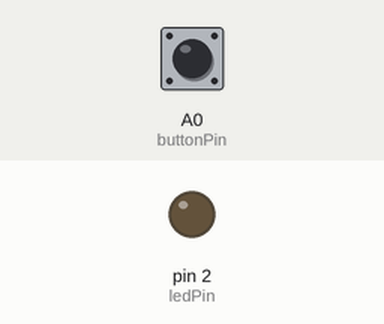
Recording of a sketch running on a simulated Arduino Uno, built with avr-gcc and run on an emulated ATmega328P. Shown: output pins drawn as LEDs (lit = HIGH). The inputs (shaded band) are chosen by the test bench; at power-on: A0 (buttonPin) HIGH.

Above: at 1.2 s.
1.3 s: A0 (buttonPin) pulled LOW for 0.15 s
At 1.37 s:
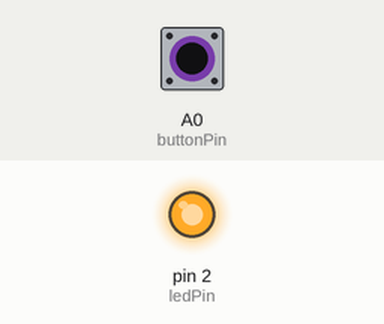
2.9 s: A0 (buttonPin) pulled LOW for 3.2 s
At 7.3 s:
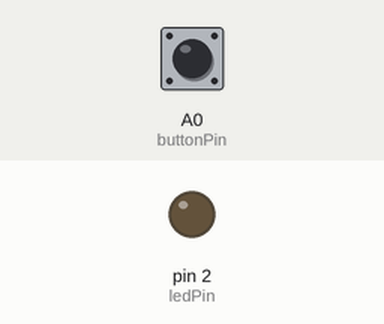
Timing chart, 0 to 8.8 s (numbered marks = the images above; inputs shaded):
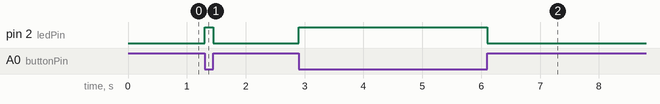

The sketch:

limitswitch.ino
```cpp
//
// FaBo Brick Sample
//
// brick_analog_limitswitch
//

#define buttonPin A0 // リミットスイッチピン
#define ledPin 2     // LEDピン

// リミットスイッチの状況取得用
int buttonState = 0;

void setup() {
  // リミットスイッチピンを入力用に設定
  pinMode(buttonPin, INPUT);
  // LEDピンを出力用に設定
  pinMode(ledPin, OUTPUT);
}

void loop(){
  // リミットスイッチの押下状況を取得
  buttonState = digitalRead(buttonPin);

  // リミットスイッチ判定
  if (buttonState == LOW) {
    // LED点灯
    digitalWrite(ledPin, HIGH);
  }
  else {
    // LED消灯
    digitalWrite(ledPin, LOW);
  }
}
```

Measured:
- after the input at 1.3 s, pin 2 (ledPin): LOW → HIGH at once, → LOW 0.15 s later
- after the input at 2.9 s, pin 2 (ledPin): LOW → HIGH at once, → LOW 3.2 s later
